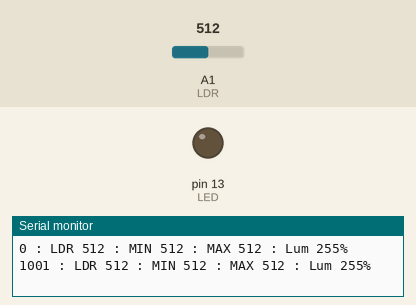
Bench run of a sketch on a simulated Arduino Uno, built with avr-gcc and run on an emulated ATmega328P. Parts: output pins drawn as LEDs (lit = HIGH), the last lines printed to the serial monitor. The test bench sets the inputs (shaded band); at power-on: A1 (LDR) = 512. Pins used as bus, display or sensor lines are not drawn.

Above: at 1.8 s.
1.9 s: A1 (LDR) set to 494
At 3.2 s:
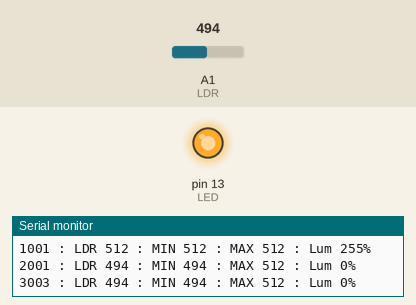
3.5 s: A1 (LDR) set to 511
At 4.8 s:
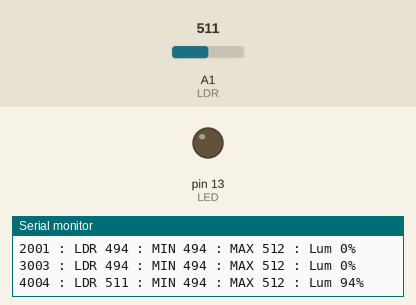
5.5 s: A1 (LDR) set to 306
At 6.4 s:
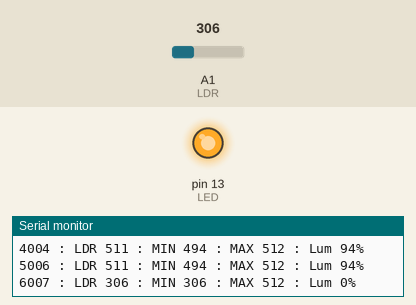
Timing chart, 0 to 8.5 s (numbered marks = the images above; inputs shaded):
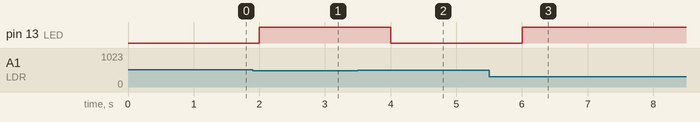

The sketch:

ldr.ino
```cpp
/*
 * Sketch: ldr.ino
 *
 * Faz a leitura de um LDR conectado como divisor resistivo com um
 * resistor de 10K. Também calcula uma autoescala de luminosidade,
 * variando de 0% a 100% com base nos valores máximos e mínimos de
 * luminosidade nos quais o LDR é submetido.
 */

#define SSPEED 115200   // Velocidade da interface serial

// ATENCÃO: Muito cuidado ao utilizar os pinos de I/O como
// alimentacão. Cada pino digital pode fornecer até 40mA
// e valores de corrente superiores a este podem danificar
// o microcontrolador.
#define VCC    A0   // 5V via pino de I/O (LDR)
#define GND    A2   // 0V via pino de I/O (Resistor)

#define LDR    A1   // Leitura do divisor resistivo (LDR + resistor)

#define LED    13   // Led embarcado na placa

uint16_t valor_adc, valor_min, valor_max;
uint8_t  lum_perc;

/* ********************************************************* */
void setup() {

    // Inicializa interface serrial
    Serial.begin(SSPEED);

    // Inicializa pinos de I/0
    pinMode(VCC, OUTPUT);
    digitalWrite(VCC, HIGH); // 5 Volts

    pinMode(GND, OUTPUT);
    digitalWrite(GND, LOW);  // 0 Volts

    pinMode(LDR, INPUT);
    pinMode(LED, OUTPUT);

    // Valor inicial para as variáveis
    valor_min = 1023;   // Inicializa com o máximo valor do ADC
    valor_max = 0;      // Inicializa com o mínimo valor do ADC
    lum_perc  = 0;      // Para a conversão da luminosidade em %
}
/* ********************************************************* */
void loop() {

    // Lê valor do ADC para o LDR
    valor_adc = analogRead(LDR);

    // Atualiza valor mínimo, se necessário
    if( valor_adc < valor_min )
        valor_min = valor_adc;

    // Atualiza valor máximo, se necessário
    if( valor_adc > valor_max )
        valor_max = valor_adc;

    // Transforma o valor atual do ADC para uma escala de 0 a 100
    // tendo como referência os valores mínimos e máximos medidos
    // que são constantemente atualizados de acordo com as condicões
    // de luminosidade que o LDR é submetido.
    lum_perc = map(valor_adc, valor_min, valor_max, 0, 100);

    // Aciona o Led embarcado na placa se a
    // luminosidade for menor do que 50%
    digitalWrite(LED, (lum_perc < 50 ? HIGH : LOW));

    // Envia dados para a porta serial
    Serial.print(millis());
    Serial.print(" : LDR ");
    Serial.print(valor_adc);
    Serial.print(" : MIN ");
    Serial.print(valor_min);
    Serial.print(" : MAX ");
    Serial.print(valor_max);
    Serial.print(" : Lum ");
    Serial.print(lum_perc);
    Serial.print("% ");
    Serial.println();

    delay(1000);
}
/* ********************************************************* */
```

Measured:
- the behaviour switches between 512 and 511 on A1 (LDR) (found by bisection; images 0 and 1)
- after the input at 1.9 s, pin 13 (LED): LOW → HIGH after 0.10 s
- after the input at 3.5 s, pin 13 (LED): HIGH → LOW after 0.51 s
- after the input at 5.5 s, pin 13 (LED): LOW → HIGH after 0.51 s
